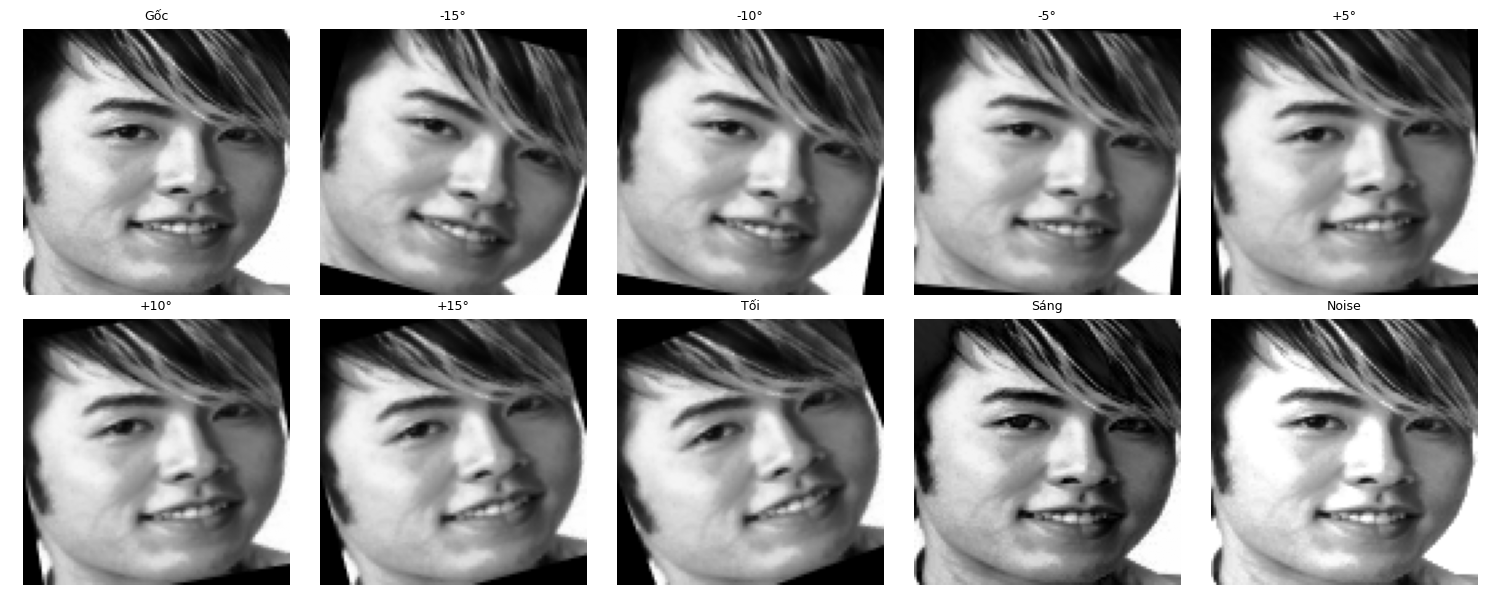
#> input picture augment_preview.png, 1500 x 600 px; its folder holds only this picture in this run
$ python quick_test_haar.py --image augment_preview.png
#> lines starting #> are read from the running program, lines starting #| are printed output that depends on the picture; after the words box and inside, x2 and y2 are one past the last pixel; in counts of white or black regions, pixels touching at a corner belong together
from pathlib import Path
import argparse

import cv2
import numpy as np


DATASET_ROOT = Path("datasource")
DEFAULT_OUTPUT = Path(r"outputs\haar_face_test.jpg")


def find_first_image(dataset_root: Path) -> Path:
    for pattern in ("*.jpg", "*.jpeg", "*.png"):
        match = next(dataset_root.rglob(pattern), None)
        if match is not None:
            return match
    raise FileNotFoundError(f"No image found under: {dataset_root}")


def detect_and_draw(image_path: Path, output_path: Path) -> int:
    image_bytes = np.fromfile(str(image_path), dtype=np.uint8)
    image = cv2.imdecode(image_bytes, cv2.IMREAD_COLOR)
#> image is the input picture: shape (600, 1500, 3); min 0, max 255, mean 150.9
    if image is None:
        raise FileNotFoundError(f"Cannot read image: {image_path}")

    gray = cv2.cvtColor(image, cv2.COLOR_BGR2GRAY)

    cascade_path = cv2.data.haarcascades + "haarcascade_frontalface_default.xml"
    face_cascade = cv2.CascadeClassifier(cascade_path)
    if face_cascade.empty():
        raise RuntimeError(f"Cannot load Haar Cascade: {cascade_path}")

    faces = face_cascade.detectMultiScale(
        gray,
        scaleFactor=1.1,
        minNeighbors=5,
        minSize=(40, 40),
    )
#> faces = [[616, 34, 246, 246], [930, 322, 253, 253], [304, 41, 232, 232], [920, 36, 251, 251], [41, 31, 254, 254], [1228, 37, 245, 245], [337, 321, 251, 251], [1212, 328, 239, 239], [45, 320, 256, 256], [627, 311, 266, 266]]

    for x, y, w, h in faces:
        cv2.rectangle(image, (x, y), (x + w, y + h), (0, 255, 0), 2)
#> this loop made 10 passes
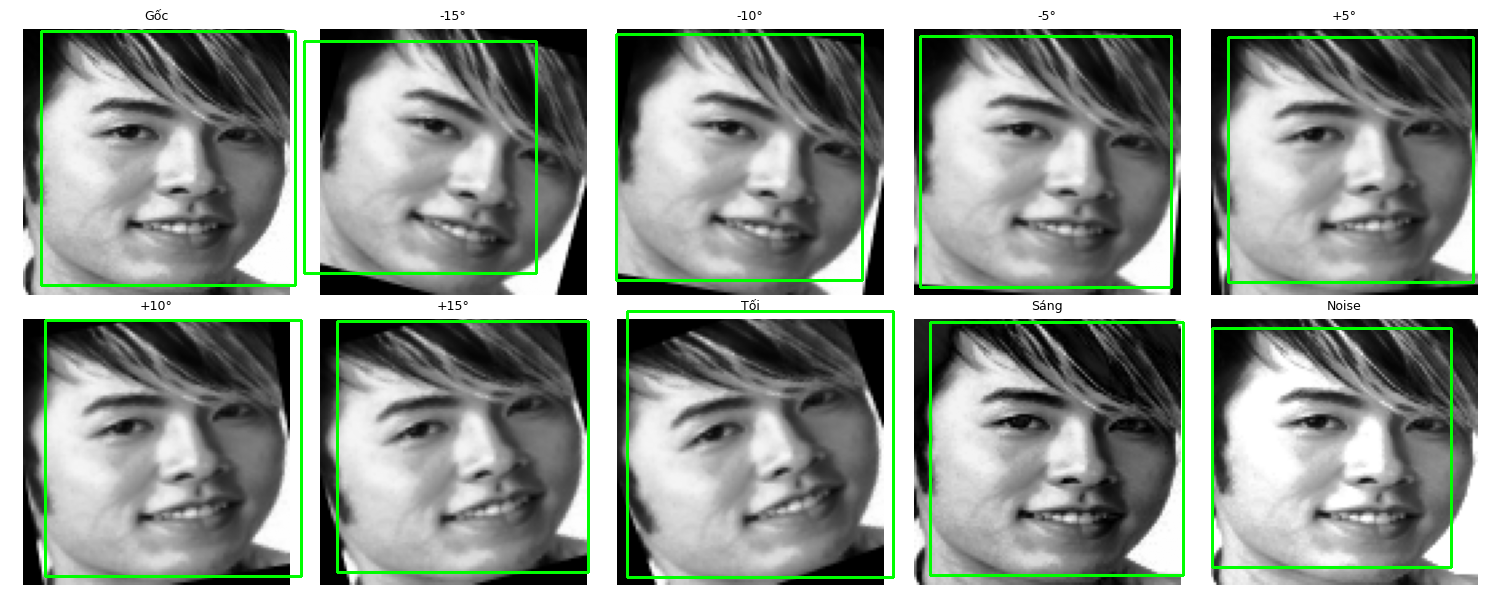
#> image: shape (600, 1500, 3); 3.32% of pixels changed, all inside (x1, y1, x2, y2) = (40, 30, 1475, 579)

    output_path.parent.mkdir(parents=True, exist_ok=True)
    success, encoded = cv2.imencode(output_path.suffix or ".jpg", image)
    if not success:
        raise RuntimeError(f"Cannot encode output image: {output_path}")
    encoded.tofile(str(output_path))
    return len(faces)


def main() -> None:
    parser = argparse.ArgumentParser(
        description="Quick Haar Cascade face detection test on one dataset image."
    )
    parser.add_argument(
        "--image",
        type=Path,
        default=None,
        help="Path to an input image.",
    )
    parser.add_argument(
        "--output",
        type=Path,
        default=DEFAULT_OUTPUT,
        help="Path to save the boxed output image.",
    )
    args = parser.parse_args()

    image_path = args.image or find_first_image(DATASET_ROOT)
    count = detect_and_draw(image_path, args.output)
#> count = 10
    print(f"Input image : {image_path}")
    print(f"Output image: {args.output}")
    print(f"Faces found : {count}")
#| Faces found : 10


if __name__ == "__main__":
    main()

$ run again, on knowledge/648977701_1545752709853865_8976241360415102090_n.jpg
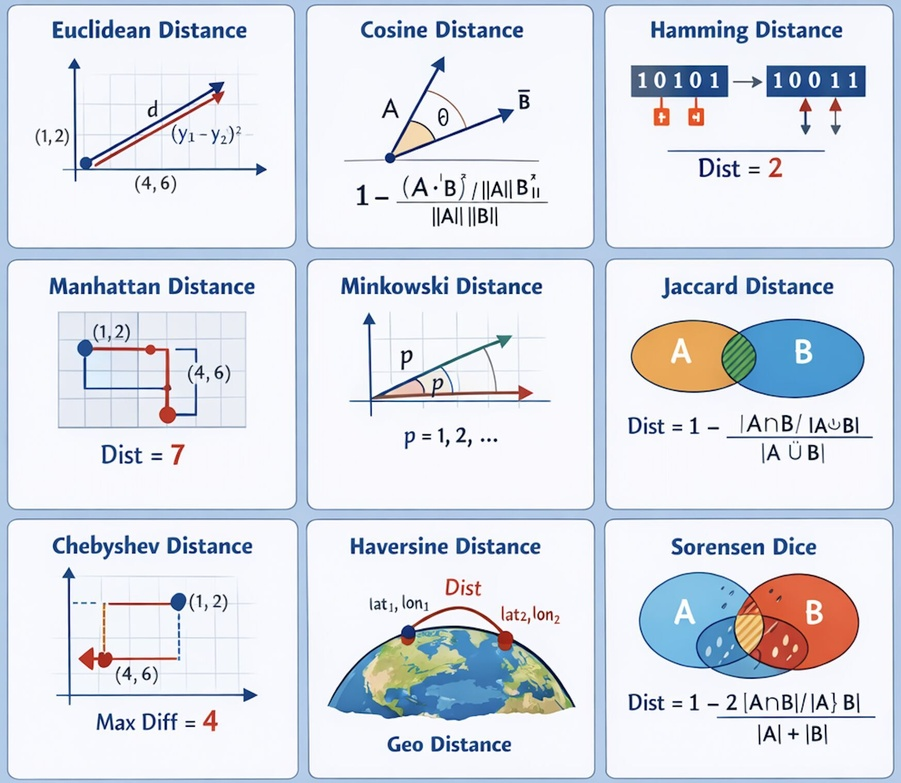
#> input picture knowledge/648977701_1545752709853865_8976241360415102090_n.jpg, 901 x 783 px, shrunk from 1746 x 1516 before the run
#> in detect_and_draw, image is the input picture: shape (783, 901, 3); mean B, G, R 233.7, 225.4, 221.2
#> in detect_and_draw, `gray = cv2.cvtColor(image, cv2.COLOR_BGR2GRAY)`:
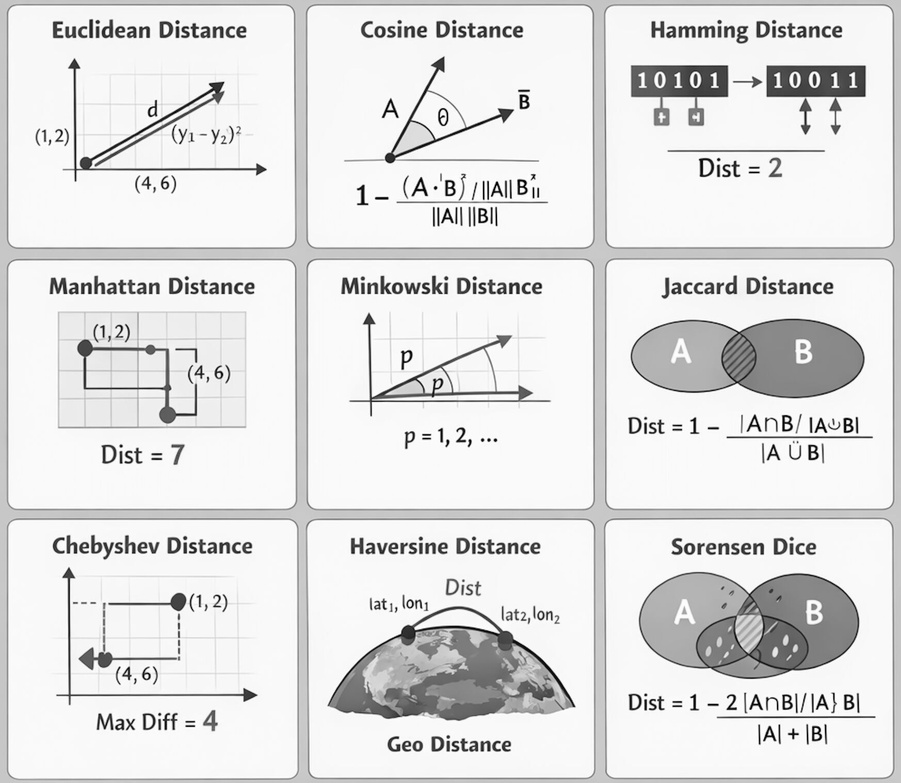
#> gray: shape (783, 901); min 0, max 255, mean 225
#> faces = ()
#> count = 0
#| Faces found : 0
